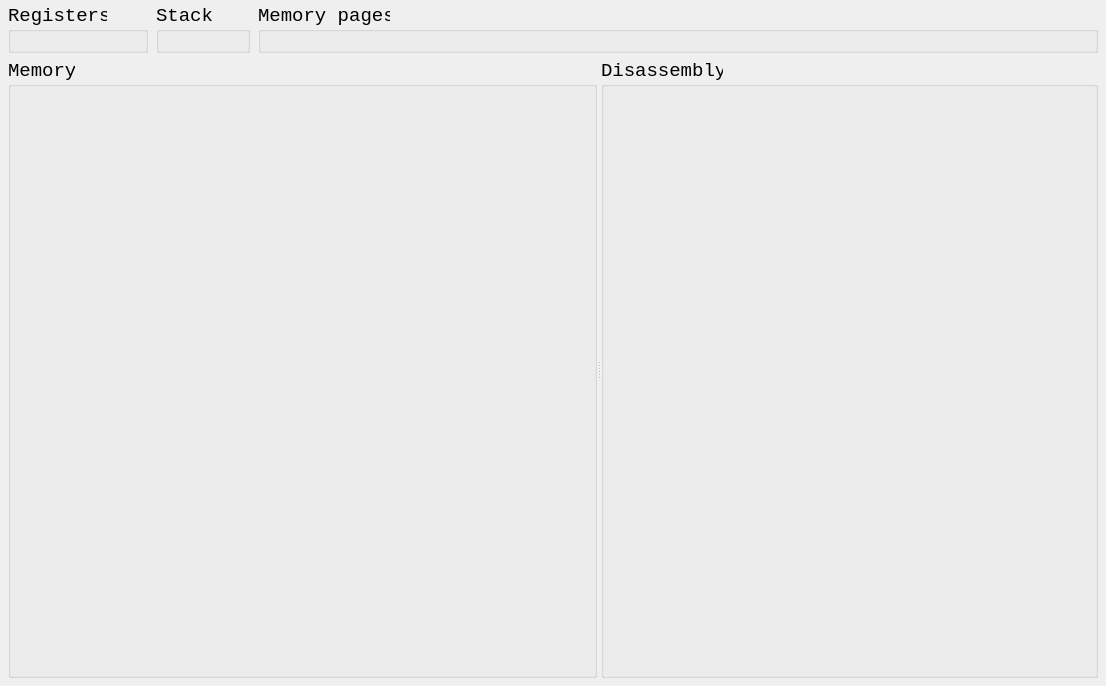
<?xml version="1.0" encoding="UTF-8"?>
<ui version="4.0">
 <class>DebuggerWindow</class>
 <widget class="QWidget" name="DebuggerWindow">
  <property name="geometry">
   <rect>
    <x>0</x>
    <y>0</y>
    <width>1106</width>
    <height>686</height>
   </rect>
  </property>
  <property name="maximumSize">
   <size>
    <width>16777215</width>
    <height>16777215</height>
   </size>
  </property>
  <property name="font">
   <font>
    <family>Consolas</family>
    <pointsize>14</pointsize>
   </font>
  </property>
  <property name="windowTitle">
   <string>Debug</string>
  </property>
  <layout class="QVBoxLayout" name="verticalLayout">
   <property name="spacing">
    <number>6</number>
   </property>
   <property name="leftMargin">
    <number>8</number>
   </property>
   <property name="topMargin">
    <number>4</number>
   </property>
   <property name="rightMargin">
    <number>8</number>
   </property>
   <property name="bottomMargin">
    <number>8</number>
   </property>
   <item>
    <layout class="QVBoxLayout" name="verticalLayout_2">
     <property name="spacing">
      <number>6</number>
     </property>
     <item>
      <layout class="QHBoxLayout" name="panelsRow" stretch="0,0,1">
       <property name="spacing">
        <number>8</number>
       </property>
       <item>
      <widget class="QGroupBox" name="registersGroup">
       <property name="title">
        <string>Registers</string>
       </property>
       <layout class="QVBoxLayout" name="registersGroupLayout">
        <property name="spacing">
         <number>0</number>
        </property>
        <item>
          <widget class="RegistersWidget" name="registersWidget" native="true"/>
        </item>
        <item>
         <spacer name="registersGroupStretch">
          <property name="orientation">
           <enum>Qt::Vertical</enum>
          </property>
          <property name="sizeHint" stdset="0">
           <size>
            <width>0</width>
            <height>0</height>
           </size>
          </property>
         </spacer>
        </item>
       </layout>
      </widget>
       </item>
       <item>
      <widget class="QGroupBox" name="stackGroup">
       <property name="title">
        <string>Stack</string>
       </property>
       <layout class="QVBoxLayout" name="stackGroupLayout">
        <property name="spacing">
         <number>0</number>
        </property>
        <item>
          <widget class="StackWidget" name="stackWidget" native="true"/>
        </item>
        <item>
         <spacer name="stackGroupStretch">
          <property name="orientation">
           <enum>Qt::Vertical</enum>
          </property>
          <property name="sizeHint" stdset="0">
           <size>
            <width>0</width>
            <height>0</height>
           </size>
          </property>
         </spacer>
        </item>
       </layout>
      </widget>
       </item>
       <item>
      <widget class="QGroupBox" name="pagesGroup">
       <property name="title">
        <string>Memory pages</string>
       </property>
       <layout class="QVBoxLayout" name="pagesGroupLayout">
        <property name="spacing">
         <number>0</number>
        </property>
        <item>
          <widget class="MemoryPagesWidget" name="memorypagesWidget" native="true"/>
        </item>
        <item>
         <spacer name="pagesGroupStretch">
          <property name="orientation">
           <enum>Qt::Vertical</enum>
          </property>
          <property name="sizeHint" stdset="0">
           <size>
            <width>0</width>
            <height>0</height>
           </size>
          </property>
         </spacer>
        </item>
       </layout>
      </widget>
       </item>
      </layout>
     </item>
    </layout>
   </item>
   <item>
    <widget class="QSplitter" name="mainSplitter">
     <property name="sizePolicy">
      <sizepolicy hsizetype="Expanding" vsizetype="Expanding">
       <horstretch>0</horstretch>
       <verstretch>1</verstretch>
      </sizepolicy>
     </property>
     <property name="orientation">
      <enum>Qt::Horizontal</enum>
     </property>
     <property name="childrenCollapsible">
      <bool>false</bool>
     </property>
      <widget class="QGroupBox" name="memoryGroup">
       <property name="title">
        <string>Memory</string>
       </property>
       <layout class="QVBoxLayout" name="memoryGroupLayout">
        <property name="spacing">
         <number>0</number>
        </property>
        <item>
          <widget class="QHexView" name="hexView">
           <property name="minimumSize">
            <size>
             <width>360</width>
             <height>200</height>
            </size>
           </property>
           <property name="font">
            <font>
             <family>Consolas</family>
             <pointsize>14</pointsize>
            </font>
           </property>
           <property name="frameShape">
            <enum>QFrame::NoFrame</enum>
           </property>
          </widget>
        </item>
       </layout>
      </widget>
      <widget class="QGroupBox" name="disasmGroup">
       <property name="title">
        <string>Disassembly</string>
       </property>
       <layout class="QVBoxLayout" name="disasmGroupLayout">
        <property name="spacing">
         <number>0</number>
        </property>
        <item>
          <widget class="DisassemblerWidget" name="disassemblerWidget" native="true">
           <property name="minimumSize">
            <size>
             <width>300</width>
             <height>200</height>
            </size>
           </property>
          </widget>
        </item>
       </layout>
      </widget>
    </widget>
   </item>
  </layout>
  <widget class="FdcStatusWidget" name="fdcStatusWidget" native="true">
   <property name="geometry">
    <rect>
     <x>0</x>
     <y>0</y>
     <width>200</width>
     <height>44</height>
    </rect>
   </property>
  </widget>
 </widget>
 <customwidgets>
  <customwidget>
   <class>RegistersWidget</class>
   <extends>QWidget</extends>
   <header>debugger/widgets/registerswidget.h</header>
   <container>1</container>
  </customwidget>
  <customwidget>
   <class>DisassemblerWidget</class>
   <extends>QWidget</extends>
   <header>debugger/disassemblerwidget.h</header>
   <container>1</container>
  </customwidget>
  <customwidget>
   <class>MemoryPagesWidget</class>
   <extends>QWidget</extends>
   <header>debugger/widgets/memorypageswidget.h</header>
   <container>1</container>
  </customwidget>
  <customwidget>
   <class>StackWidget</class>
   <extends>QWidget</extends>
   <header>debugger/widgets/stackwidget.h</header>
   <container>1</container>
  </customwidget>
  <customwidget>
   <class>FdcStatusWidget</class>
   <extends>QWidget</extends>
   <header>debugger/widgets/fdcstatuswidget.h</header>
   <container>1</container>
  </customwidget>
  <customwidget>
   <class>QHexView</class>
   <extends>QFrame</extends>
   <header>QHexView/qhexview.h</header>
   <container>1</container>
  </customwidget>
 </customwidgets>
 <resources/>
 <connections/>
</ui>
